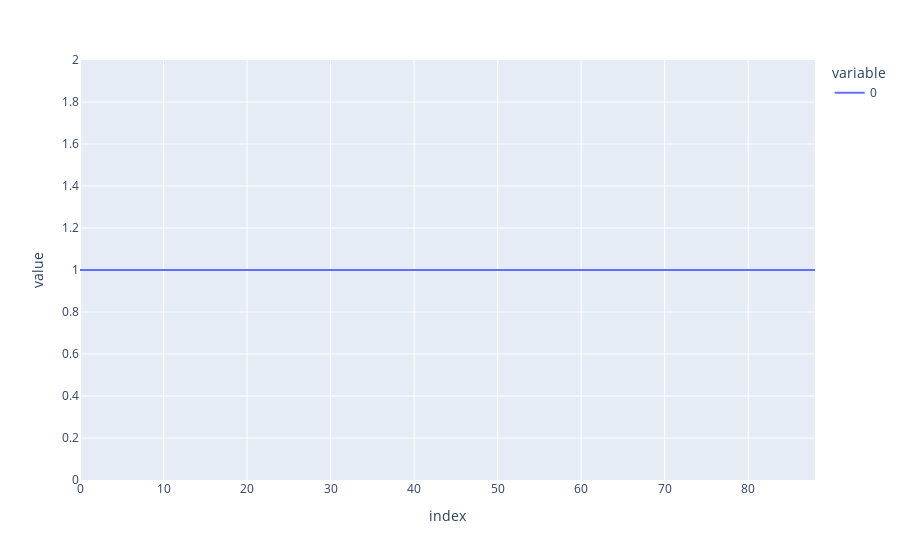

The cell this chart's notebook holds for it:
### Code cell
pumping_timeseries = []
for i in range(10, 99, 1):
    pumping_rate = pf.read_pfb(f"/Users/ben/Documents/GitHub/drought-ensemble/domains/outputs/WOLF_2006_to_2007_with_pumping_1_inch_per_week_constant_using_cycles/fluxes.000{i}.pfb")
    pumping_rate = pumping_rate[:,:,:].sum()
    pumping_timeseries.append(pumping_rate)
pumping_timeseries = np.array(pumping_timeseries)/pumping_rates[2,:,:].sum()
px.line(pumping_timeseries)

### Figure 1 — Plotly figure (JSON) as saved in the notebook; plotly's stock layout.template omitted (floating-point values rounded to 4 significant figures)
{"data": [{"hovertemplate": "variable=0<br>index=%{x}<br>value=%{y}<extra></extra>", "legendgroup": "0", "line": {"color": "#636efa", "dash": "solid"}, "marker": {"symbol": "circle"}, "mode": "lines", "name": "0", "orientation": "v", "showlegend": true, "type": "scatter", "x": [0, 1, 2, 3, 4, 5, 6, 7, 8, 9, 10, 11, 12, 13, 14, 15, 16, 17, 18, 19, 20, 21, 22, 23, 24, 25, 26, 27, 28, 29, 30, 31, 32, 33, 34, 35, 36, 37, 38, 39, 40, 41, 42, 43, 44, 45, 46, 47, 48, 49, 50, 51, 52, 53, 54, 55, 56, 57, 58, 59, 60, 61, 62, 63, 64, 65, 66, 67, 68, 69, 70, 71, 72, 73, 74, 75, 76, 77, 78, 79, 80, 81, 82, 83, 84, 85, 86, 87, 88], "xaxis": "x", "y": [1.0, 1.0, 1.0, 1.0, 1.0, 1.0, 1.0, 1.0, 1.0, 1.0, 1.0, 1.0, 1.0, 1.0, 1.0, 1.0, 1.0, 1.0, 1.0, 1.0, 1.0, 1.0, 1.0, 1.0, 1.0, 1.0, 1.0, 1.0, 1.0, 1.0, 1.0, 1.0, 1.0, 1.0, 1.0, 1.0, 1.0, 1.0, 1.0, 1.0, 1.0, 1.0, 1.0, 1.0, 1.0, 1.0, 1.0, 1.0, 1.0, 1.0, 1.0, 1.0, 1.0, 1.0, 1.0, 1.0, 1.0, 1.0, 1.0, 1.0, 1.0, 1.0, 1.0, 1.0, 1.0, 1.0, 1.0, 1.0, 1.0, 1.0, 1.0, 1.0, 1.0, 1.0, 1.0, 1.0, 1.0, 1.0, 1.0, 1.0, 1.0, 1.0, 1.0, 1.0, 1.0, 1.0, 1.0, 1.0, 1.0], "yaxis": "y"}], "layout": {"legend": {"title": {"text": "variable"}, "tracegroupgap": 0}, "margin": {"t": 60}, "xaxis": {"anchor": "y", "domain": [0, 1], "title": {"text": "index"}}, "yaxis": {"anchor": "x", "domain": [0, 1], "title": {"text": "value"}}}}
